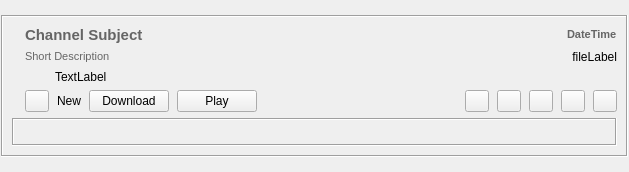
<?xml version="1.0" encoding="UTF-8"?>
<ui version="4.0">
 <class>ChanMsgItem</class>
 <widget class="QWidget" name="ChanMsgItem">
  <property name="geometry">
   <rect>
    <x>0</x>
    <y>0</y>
    <width>629</width>
    <height>172</height>
   </rect>
  </property>
  <layout class="QGridLayout" name="gridLayout_4">
   <property name="horizontalSpacing">
    <number>6</number>
   </property>
   <property name="verticalSpacing">
    <number>1</number>
   </property>
   <property name="margin">
    <number>1</number>
   </property>
   <item row="0" column="0">
    <widget class="QFrame" name="frame">
     <property name="sizePolicy">
      <sizepolicy hsizetype="Expanding" vsizetype="Fixed">
       <horstretch>0</horstretch>
       <verstretch>0</verstretch>
      </sizepolicy>
     </property>
     <property name="autoFillBackground">
      <bool>true</bool>
     </property>
     <property name="frameShape">
      <enum>QFrame::Box</enum>
     </property>
     <property name="frameShadow">
      <enum>QFrame::Sunken</enum>
     </property>
     <layout class="QVBoxLayout" name="verticalLayout_3">
      <item>
       <layout class="QHBoxLayout" name="horizontalLayout_6">
        <item>
         <widget class="QLabel" name="logoLabel">
          <property name="maximumSize">
           <size>
            <width>156</width>
            <height>107</height>
           </size>
          </property>
          <property name="text">
           <string/>
          </property>
          <property name="pixmap">
           <pixmap resource="../images.qrc">:/images/thumb-default-video.png</pixmap>
          </property>
          <property name="scaledContents">
           <bool>true</bool>
          </property>
         </widget>
        </item>
        <item>
         <layout class="QVBoxLayout" name="verticalLayout_2">
          <item>
           <layout class="QHBoxLayout" name="horizontalLayout_3">
            <item>
             <widget class="QLabel" name="titleLabel">
              <property name="sizePolicy">
               <sizepolicy hsizetype="MinimumExpanding" vsizetype="Preferred">
                <horstretch>0</horstretch>
                <verstretch>0</verstretch>
               </sizepolicy>
              </property>
              <property name="font">
               <font>
                <pointsize>11</pointsize>
                <weight>75</weight>
                <italic>true</italic>
                <bold>true</bold>
                <stylestrategy>PreferAntialias</stylestrategy>
               </font>
              </property>
              <property name="text">
               <string notr="true">&lt;!DOCTYPE HTML PUBLIC &quot;-//W3C//DTD HTML 4.0//EN&quot; &quot;http://www.w3.org/TR/REC-html40/strict.dtd&quot;&gt;
&lt;html&gt;&lt;head&gt;&lt;meta name=&quot;qrichtext&quot; content=&quot;1&quot; /&gt;&lt;style type=&quot;text/css&quot;&gt;
p, li { white-space: pre-wrap; }
&lt;/style&gt;&lt;/head&gt;&lt;body style=&quot; font-family:'MS Shell Dlg 2'; font-size:11pt; font-weight:600; font-style:italic;&quot;&gt;
&lt;p style=&quot; margin-top:0px; margin-bottom:0px; margin-left:0px; margin-right:0px; -qt-block-indent:0; text-indent:0px;&quot;&gt;&lt;span style=&quot; font-style:normal; color:#656565;&quot;&gt;Channel Subject&lt;/span&gt;&lt;/p&gt;&lt;/body&gt;&lt;/html&gt;</string>
              </property>
              <property name="scaledContents">
               <bool>false</bool>
              </property>
              <property name="openExternalLinks">
               <bool>true</bool>
              </property>
             </widget>
            </item>
            <item>
             <widget class="QLabel" name="datetimelabel">
              <property name="font">
               <font>
                <weight>75</weight>
                <bold>true</bold>
                <stylestrategy>PreferAntialias</stylestrategy>
               </font>
              </property>
              <property name="text">
               <string notr="true">&lt;!DOCTYPE HTML PUBLIC &quot;-//W3C//DTD HTML 4.0//EN&quot; &quot;http://www.w3.org/TR/REC-html40/strict.dtd&quot;&gt;
&lt;html&gt;&lt;head&gt;&lt;meta name=&quot;qrichtext&quot; content=&quot;1&quot; /&gt;&lt;style type=&quot;text/css&quot;&gt;
p, li { white-space: pre-wrap; }
&lt;/style&gt;&lt;/head&gt;&lt;body style=&quot; font-family:'MS Shell Dlg 2'; font-size:8.25pt; font-weight:600; font-style:normal;&quot;&gt;
&lt;p style=&quot; margin-top:0px; margin-bottom:0px; margin-left:0px; margin-right:0px; -qt-block-indent:0; text-indent:0px;&quot;&gt;&lt;span style=&quot; font-size:8pt; color:#666666;&quot;&gt;DateTime&lt;/span&gt;&lt;/p&gt;&lt;/body&gt;&lt;/html&gt;</string>
              </property>
             </widget>
            </item>
           </layout>
          </item>
          <item>
           <layout class="QHBoxLayout" name="horizontalLayout_4">
            <item>
             <widget class="QLabel" name="subjectLabel">
              <property name="sizePolicy">
               <sizepolicy hsizetype="MinimumExpanding" vsizetype="Expanding">
                <horstretch>0</horstretch>
                <verstretch>0</verstretch>
               </sizepolicy>
              </property>
              <property name="maximumSize">
               <size>
                <width>16777215</width>
                <height>60</height>
               </size>
              </property>
              <property name="text">
               <string notr="true">&lt;!DOCTYPE HTML PUBLIC &quot;-//W3C//DTD HTML 4.0//EN&quot; &quot;http://www.w3.org/TR/REC-html40/strict.dtd&quot;&gt;
&lt;html&gt;&lt;head&gt;&lt;meta name=&quot;qrichtext&quot; content=&quot;1&quot; /&gt;&lt;style type=&quot;text/css&quot;&gt;
p, li { white-space: pre-wrap; }
&lt;/style&gt;&lt;/head&gt;&lt;body style=&quot; font-family:'MS Shell Dlg 2'; font-size:8.25pt; font-weight:400; font-style:normal;&quot;&gt;
&lt;p style=&quot; margin-top:0px; margin-bottom:0px; margin-left:0px; margin-right:0px; -qt-block-indent:0; text-indent:0px;&quot;&gt;&lt;span style=&quot; font-size:8pt; color:#666666;&quot;&gt;Short Description&lt;/span&gt;&lt;/p&gt;&lt;/body&gt;&lt;/html&gt;</string>
              </property>
              <property name="wordWrap">
               <bool>true</bool>
              </property>
              <property name="openExternalLinks">
               <bool>true</bool>
              </property>
             </widget>
            </item>
            <item>
             <widget class="QLabel" name="filelabel">
              <property name="font">
               <font>
                <stylestrategy>PreferAntialias</stylestrategy>
               </font>
              </property>
              <property name="text">
               <string notr="true">fileLabel</string>
              </property>
              <property name="alignment">
               <set>Qt::AlignRight|Qt::AlignTop|Qt::AlignTrailing</set>
              </property>
             </widget>
            </item>
           </layout>
          </item>
          <item>
           <layout class="QHBoxLayout" name="horizontalLayout_5">
            <item>
             <widget class="QLabel" name="warn_image_label">
              <property name="maximumSize">
               <size>
                <width>24</width>
                <height>16777215</height>
               </size>
              </property>
              <property name="text">
               <string/>
              </property>
              <property name="pixmap">
               <pixmap resource="../images.qrc">:/images/status_unknown.png</pixmap>
              </property>
             </widget>
            </item>
            <item>
             <widget class="QLabel" name="warning_label">
              <property name="text">
               <string notr="true">TextLabel</string>
              </property>
             </widget>
            </item>
           </layout>
          </item>
          <item>
           <layout class="QHBoxLayout" name="horizontalLayout_2">
            <property name="spacing">
             <number>8</number>
            </property>
            <item>
             <widget class="QPushButton" name="readButton">
              <property name="maximumSize">
               <size>
                <width>24</width>
                <height>16777215</height>
               </size>
              </property>
              <property name="focusPolicy">
               <enum>Qt::NoFocus</enum>
              </property>
              <property name="toolTip">
               <string>Toggle Message Read Status</string>
              </property>
              <property name="icon">
               <iconset resource="../images.qrc">
                <normaloff>:/images/message-state-unread.png</normaloff>:/images/message-state-unread.png</iconset>
              </property>
              <property name="checkable">
               <bool>true</bool>
              </property>
              <property name="checked">
               <bool>false</bool>
              </property>
              <property name="flat">
               <bool>false</bool>
              </property>
             </widget>
            </item>
            <item>
             <widget class="QLabel" name="newLabel">
              <property name="maximumSize">
               <size>
                <width>16777215</width>
                <height>21</height>
               </size>
              </property>
              <property name="text">
               <string>New</string>
              </property>
             </widget>
            </item>
            <item>
             <widget class="QPushButton" name="downloadButton">
              <property name="font">
               <font/>
              </property>
              <property name="focusPolicy">
               <enum>Qt::NoFocus</enum>
              </property>
              <property name="text">
               <string>Download</string>
              </property>
              <property name="icon">
               <iconset resource="../images.qrc">
                <normaloff>:/images/download16.png</normaloff>:/images/download16.png</iconset>
              </property>
             </widget>
            </item>
            <item>
             <widget class="QPushButton" name="playButton">
              <property name="font">
               <font/>
              </property>
              <property name="focusPolicy">
               <enum>Qt::NoFocus</enum>
              </property>
              <property name="text">
               <string>Play</string>
              </property>
              <property name="icon">
               <iconset resource="../images.qrc">
                <normaloff>:/images/player_play.png</normaloff>:/images/player_play.png</iconset>
              </property>
             </widget>
            </item>
            <item>
             <spacer name="horizontalSpacer">
              <property name="orientation">
               <enum>Qt::Horizontal</enum>
              </property>
              <property name="sizeHint" stdset="0">
               <size>
                <width>40</width>
                <height>20</height>
               </size>
              </property>
             </spacer>
            </item>
            <item>
             <widget class="QPushButton" name="copyLinkButton">
              <property name="sizePolicy">
               <sizepolicy hsizetype="Fixed" vsizetype="Fixed">
                <horstretch>0</horstretch>
                <verstretch>0</verstretch>
               </sizepolicy>
              </property>
              <property name="maximumSize">
               <size>
                <width>24</width>
                <height>16777215</height>
               </size>
              </property>
              <property name="focusPolicy">
               <enum>Qt::NoFocus</enum>
              </property>
              <property name="toolTip">
               <string>Copy RetroShare Link</string>
              </property>
              <property name="icon">
               <iconset resource="../images.qrc">
                <normaloff>:/images/copyrslink.png</normaloff>:/images/copyrslink.png</iconset>
              </property>
             </widget>
            </item>
            <item>
             <widget class="QPushButton" name="unsubscribeButton">
              <property name="sizePolicy">
               <sizepolicy hsizetype="Fixed" vsizetype="Fixed">
                <horstretch>0</horstretch>
                <verstretch>0</verstretch>
               </sizepolicy>
              </property>
              <property name="maximumSize">
               <size>
                <width>24</width>
                <height>16777215</height>
               </size>
              </property>
              <property name="focusPolicy">
               <enum>Qt::NoFocus</enum>
              </property>
              <property name="toolTip">
               <string>Unsubscribe From Channel</string>
              </property>
              <property name="icon">
               <iconset resource="../images.qrc">
                <normaloff>:/images/mail_delete.png</normaloff>:/images/mail_delete.png</iconset>
              </property>
             </widget>
            </item>
            <item>
             <widget class="QPushButton" name="expandButton">
              <property name="sizePolicy">
               <sizepolicy hsizetype="Fixed" vsizetype="Fixed">
                <horstretch>0</horstretch>
                <verstretch>0</verstretch>
               </sizepolicy>
              </property>
              <property name="maximumSize">
               <size>
                <width>24</width>
                <height>16777215</height>
               </size>
              </property>
              <property name="focusPolicy">
               <enum>Qt::NoFocus</enum>
              </property>
              <property name="toolTip">
               <string>Expand</string>
              </property>
              <property name="icon">
               <iconset resource="../images.qrc">
                <normaloff>:/images/edit_add24.png</normaloff>:/images/edit_add24.png</iconset>
              </property>
             </widget>
            </item>
            <item>
             <widget class="QPushButton" name="readAndClearButton">
              <property name="sizePolicy">
               <sizepolicy hsizetype="Fixed" vsizetype="Fixed">
                <horstretch>0</horstretch>
                <verstretch>0</verstretch>
               </sizepolicy>
              </property>
              <property name="maximumSize">
               <size>
                <width>24</width>
                <height>16777215</height>
               </size>
              </property>
              <property name="focusPolicy">
               <enum>Qt::NoFocus</enum>
              </property>
              <property name="toolTip">
               <string>Set as read and remove item</string>
              </property>
              <property name="icon">
               <iconset resource="../images.qrc">
                <normaloff>:/images/cancel.png</normaloff>:/images/cancel.png</iconset>
              </property>
             </widget>
            </item>
            <item>
             <widget class="QPushButton" name="clearButton">
              <property name="sizePolicy">
               <sizepolicy hsizetype="Fixed" vsizetype="Fixed">
                <horstretch>0</horstretch>
                <verstretch>0</verstretch>
               </sizepolicy>
              </property>
              <property name="maximumSize">
               <size>
                <width>24</width>
                <height>16777215</height>
               </size>
              </property>
              <property name="focusPolicy">
               <enum>Qt::NoFocus</enum>
              </property>
              <property name="toolTip">
               <string>Remove Item</string>
              </property>
              <property name="icon">
               <iconset resource="../images.qrc">
                <normaloff>:/images/close_normal.png</normaloff>:/images/close_normal.png</iconset>
              </property>
             </widget>
            </item>
           </layout>
          </item>
         </layout>
        </item>
       </layout>
      </item>
      <item>
       <widget class="QFrame" name="expandFrame">
        <layout class="QVBoxLayout">
         <property name="margin">
          <number>0</number>
         </property>
         <item>
          <widget class="QFrame" name="msgFrame">
           <property name="frameShape">
            <enum>QFrame::Box</enum>
           </property>
           <property name="frameShadow">
            <enum>QFrame::Sunken</enum>
           </property>
           <layout class="QVBoxLayout" name="verticalLayout">
            <property name="margin">
             <number>5</number>
            </property>
            <item>
             <widget class="QLabel" name="msgLabel">
              <property name="sizePolicy">
               <sizepolicy hsizetype="MinimumExpanding" vsizetype="Preferred">
                <horstretch>0</horstretch>
                <verstretch>0</verstretch>
               </sizepolicy>
              </property>
              <property name="wordWrap">
               <bool>true</bool>
              </property>
              <property name="margin">
               <number>6</number>
              </property>
              <property name="indent">
               <number>-1</number>
              </property>
              <property name="openExternalLinks">
               <bool>true</bool>
              </property>
              <property name="textInteractionFlags">
               <set>Qt::LinksAccessibleByMouse|Qt::TextSelectableByKeyboard|Qt::TextSelectableByMouse</set>
              </property>
             </widget>
            </item>
           </layout>
          </widget>
         </item>
        </layout>
       </widget>
      </item>
     </layout>
    </widget>
   </item>
  </layout>
 </widget>
 <resources>
  <include location="../images.qrc"/>
 </resources>
 <connections/>
</ui>
